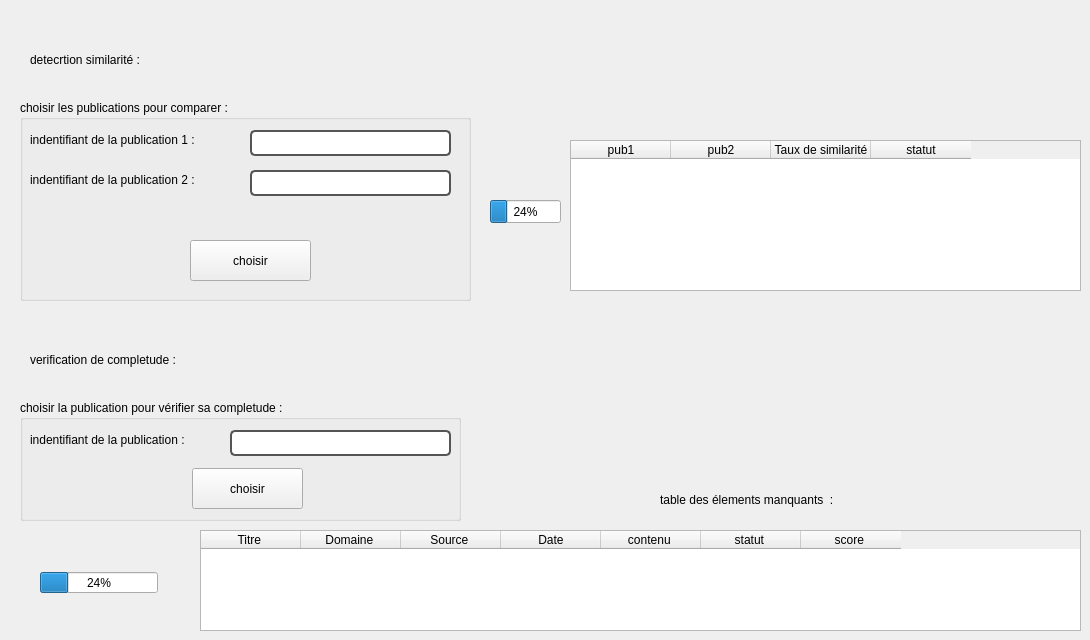
    <widget class="QWidget" name="tab_4">
     <attribute name="title">
      <string>Détection de similarité et vérification de complétude</string>
     </attribute>
     <widget class="QGroupBox" name="groupBox_6">
      <property name="geometry">
       <rect>
        <x>20</x>
        <y>100</y>
        <width>451</width>
        <height>201</height>
       </rect>
      </property>
      <property name="title">
       <string>choisir les publications pour comparer :</string>
      </property>
      <widget class="QLineEdit" name="lineEdit_6">
       <property name="geometry">
        <rect>
         <x>230</x>
         <y>70</y>
         <width>201</width>
         <height>26</height>
        </rect>
       </property>
       <property name="styleSheet">
        <string notr="true">QLineEdit {
    color: black;
    background-color: white;
    border: 2px solid #555;
    border-radius: 5px;
    padding: 5px;
    font-size: 14px;
}
</string>
       </property>
       <property name="text">
        <string/>
       </property>
      </widget>
      <widget class="QPushButton" name="pushButton_6">
       <property name="geometry">
        <rect>
         <x>170</x>
         <y>140</y>
         <width>121</width>
         <height>41</height>
        </rect>
       </property>
       <property name="text">
        <string>choisir</string>
       </property>
      </widget>
      <widget class="QLabel" name="label_26">
       <property name="geometry">
        <rect>
         <x>10</x>
         <y>30</y>
         <width>211</width>
         <height>20</height>
        </rect>
       </property>
       <property name="text">
        <string>indentifiant de la publication 1 :</string>
       </property>
      </widget>
      <widget class="QLabel" name="label_27">
       <property name="geometry">
        <rect>
         <x>10</x>
         <y>70</y>
         <width>211</width>
         <height>20</height>
        </rect>
       </property>
       <property name="text">
        <string>indentifiant de la publication 2 :</string>
       </property>
      </widget>
      <widget class="QLineEdit" name="lineEdit_5">
       <property name="geometry">
        <rect>
         <x>230</x>
         <y>30</y>
         <width>201</width>
         <height>26</height>
        </rect>
       </property>
       <property name="styleSheet">
        <string notr="true">QLineEdit {
    color: black;
    background-color: white;
    border: 2px solid #555;
    border-radius: 5px;
    padding: 5px;
    font-size: 14px;
}
</string>
       </property>
       <property name="text">
        <string/>
       </property>
      </widget>
     </widget>
     <widget class="QTableWidget" name="tableWidget_4">
      <property name="geometry">
       <rect>
        <x>570</x>
        <y>140</y>
        <width>511</width>
        <height>151</height>
       </rect>
      </property>
      <column>
       <property name="text">
        <string>pub1</string>
       </property>
      </column>
      <column>
       <property name="text">
        <string>pub2</string>
       </property>
      </column>
      <column>
       <property name="text">
        <string>Taux de similarité</string>
       </property>
      </column>
      <column>
       <property name="text">
        <string>statut</string>
       </property>
      </column>
     </widget>
     <widget class="QProgressBar" name="progressBar">
      <property name="geometry">
       <rect>
        <x>490</x>
        <y>200</y>
        <width>71</width>
        <height>23</height>
       </rect>
      </property>
      <property name="value">
       <number>24</number>
      </property>
     </widget>
     <widget class="QTableWidget" name="tableWidget_5">
      <property name="geometry">
       <rect>
        <x>200</x>
        <y>530</y>
        <width>881</width>
        <height>101</height>
       </rect>
      </property>
      <column>
       <property name="text">
        <string>Titre </string>
       </property>
      </column>
      <column>
       <property name="text">
        <string>Domaine </string>
       </property>
      </column>
      <column>
       <property name="text">
        <string>Source </string>
       </property>
      </column>
      <column>
       <property name="text">
        <string>Date</string>
       </property>
      </column>
      <column>
       <property name="text">
        <string>contenu </string>
       </property>
      </column>
      <column>
       <property name="text">
        <string>statut </string>
       </property>
      </column>
      <column>
       <property name="text">
        <string>score </string>
       </property>
      </column>
     </widget>
     <widget class="QGroupBox" name="groupBox_7">
      <property name="geometry">
       <rect>
        <x>20</x>
        <y>400</y>
        <width>441</width>
        <height>121</height>
       </rect>
      </property>
      <property name="title">
       <string>choisir la publication pour vérifier sa completude :</string>
      </property>
      <widget class="QPushButton" name="pushButton_7">
       <property name="geometry">
        <rect>
         <x>172</x>
         <y>68</y>
         <width>111</width>
         <height>41</height>
        </rect>
       </property>
       <property name="text">
        <string>choisir</string>
       </property>
      </widget>
      <widget class="QLabel" name="label_28">
       <property name="geometry">
        <rect>
         <x>10</x>
         <y>30</y>
         <width>201</width>
         <height>20</height>
        </rect>
       </property>
       <property name="text">
        <string>indentifiant de la publication : </string>
       </property>
      </widget>
      <widget class="QLineEdit" name="lineEdit_7">
       <property name="geometry">
        <rect>
         <x>210</x>
         <y>30</y>
         <width>221</width>
         <height>26</height>
        </rect>
       </property>
       <property name="styleSheet">
        <string notr="true">QLineEdit {
    color: black;
    background-color: white;
    border: 2px solid #555;
    border-radius: 5px;
    padding: 5px;
    font-size: 14px;
}
</string>
       </property>
       <property name="text">
        <string/>
       </property>
      </widget>
     </widget>
     <widget class="QProgressBar" name="progressBar_2">
      <property name="geometry">
       <rect>
        <x>40</x>
        <y>572</y>
        <width>118</width>
        <height>21</height>
       </rect>
      </property>
      <property name="value">
       <number>24</number>
      </property>
     </widget>
     <widget class="QLabel" name="label_6">
      <property name="geometry">
       <rect>
        <x>30</x>
        <y>50</y>
        <width>171</width>
        <height>20</height>
       </rect>
      </property>
      <property name="styleSheet">
       <string notr="true">font: 900 9pt &quot;Segoe UI&quot;;
font: 900 9pt &quot;Segoe UI&quot;;</string>
      </property>
      <property name="text">
       <string>detecrtion similarité :</string>
      </property>
     </widget>
     <widget class="QLabel" name="label_7">
      <property name="geometry">
       <rect>
        <x>30</x>
        <y>350</y>
        <width>181</width>
        <height>20</height>
       </rect>
      </property>
      <property name="styleSheet">
       <string notr="true">font: 900 9pt &quot;Segoe UI&quot;;</string>
      </property>
      <property name="text">
       <string>verification de completude :</string>
      </property>
     </widget>
     <widget class="QLabel" name="label_34">
      <property name="geometry">
       <rect>
        <x>660</x>
        <y>490</y>
        <width>221</width>
        <height>20</height>
       </rect>
      </property>
      <property name="styleSheet">
       <string notr="true">font: 900 9pt &quot;Segoe UI&quot;;</string>
      </property>
      <property name="text">
       <string>table des élements manquants  :</string>
      </property>
     </widget>
    </widget>
